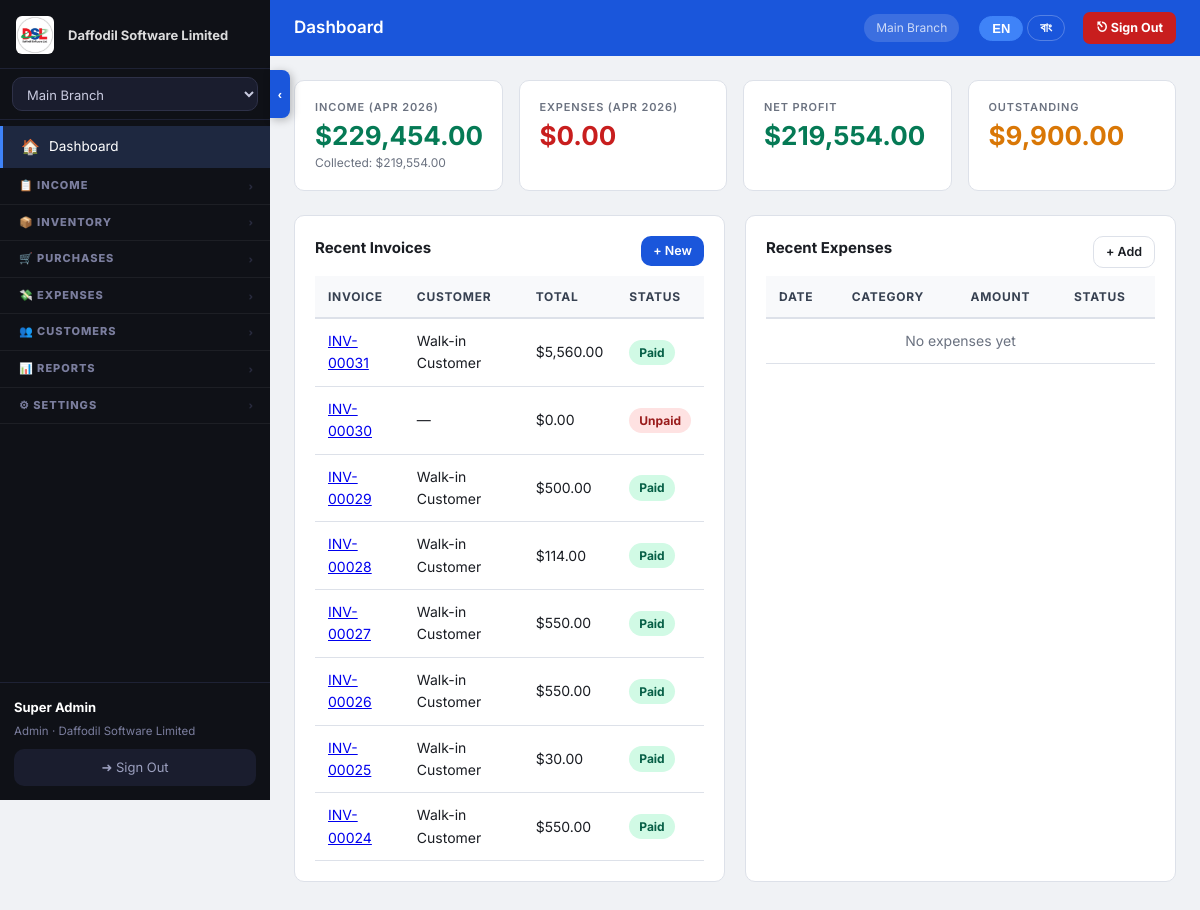
The page /website/index.php (signed in) on the database its author committed.
### tables this page shows
CREATE TABLE `company_settings` (
  `id` int(10) UNSIGNED NOT NULL,
  `tenant_id` int(10) UNSIGNED NOT NULL,
  `company_name` varchar(150) NOT NULL DEFAULT '',
  `address` text,
  `city` varchar(100) DEFAULT NULL,
  `country` varchar(100) DEFAULT NULL,
  `phone` varchar(50) DEFAULT NULL,
  `phone2` varchar(50) DEFAULT NULL,
  `email` varchar(150) DEFAULT NULL,
  `website` varchar(200) DEFAULT NULL,
  `logo_path` varchar(300) DEFAULT NULL,
  `currency` varchar(10) DEFAULT '$',
  `currency_code` varchar(5) DEFAULT 'USD',
  `tax_label` varchar(30) DEFAULT 'VAT',
  `invoice_prefix` varchar(10) DEFAULT 'INV',
  `footer_note` text,
  `updated_at` datetime DEFAULT CURRENT_TIMESTAMP ON UPDATE CURRENT_TIMESTAMP,
  `loyalty_earn_amount` decimal(10,2) NOT NULL DEFAULT '100.00',
  `loyalty_earn_points` int(11) NOT NULL DEFAULT '1',
  `loyalty_redeem_value` decimal(10,4) NOT NULL DEFAULT '1.0000',
  `loyalty_enabled` tinyint(1) NOT NULL DEFAULT '1',
  `loyalty_min_redeem` int(11) NOT NULL DEFAULT '10',
  `loyalty_expiry_days` int(11) NOT NULL DEFAULT '0'
);

CREATE TABLE `branches` (
  `id` int(10) UNSIGNED NOT NULL,
  `tenant_id` int(10) UNSIGNED NOT NULL,
  `name` varchar(120) NOT NULL,
  `address` text,
  `phone` varchar(30) DEFAULT NULL,
  `is_active` tinyint(1) DEFAULT '1',
  `branch_password` varchar(255) DEFAULT NULL,
  `created_at` datetime DEFAULT CURRENT_TIMESTAMP
);

CREATE TABLE `income` (
  `id` int(10) UNSIGNED NOT NULL,
  `tenant_id` int(10) UNSIGNED NOT NULL,
  `branch_id` int(10) UNSIGNED NOT NULL,
  `invoice_no` varchar(40) NOT NULL,
  `customer_id` int(10) UNSIGNED DEFAULT NULL,
  `customer_name` varchar(120) DEFAULT NULL,
  `date` date NOT NULL,
  `due_date` date DEFAULT NULL,
  `subtotal` decimal(14,2) NOT NULL DEFAULT '0.00',
  `tax_pct` decimal(5,2) DEFAULT '0.00',
  `tax_amount` decimal(14,2) DEFAULT '0.00',
  `discount` decimal(14,2) DEFAULT '0.00',
  `total` decimal(14,2) NOT NULL DEFAULT '0.00',
  `paid` decimal(14,2) DEFAULT '0.00',
  `payment_method` varchar(30) NOT NULL DEFAULT 'cash',
  `balance` decimal(14,2) GENERATED ALWAYS AS ((`total` - `paid`)) STORED,
  `status` enum('draft','unpaid','partial','paid','cancelled') DEFAULT 'unpaid',
  `notes` text,
  `created_by` int(10) UNSIGNED DEFAULT NULL,
  `created_at` datetime DEFAULT CURRENT_TIMESTAMP
);

CREATE TABLE `customers` (
  `id` int(10) UNSIGNED NOT NULL,
  `tenant_id` int(10) UNSIGNED NOT NULL,
  `name` varchar(120) NOT NULL,
  `email` varchar(150) DEFAULT NULL,
  `phone` varchar(30) DEFAULT NULL,
  `address` text,
  `loyalty_points` int(11) NOT NULL DEFAULT '0',
  `membership_tier_id` int(11) DEFAULT NULL,
  `membership_password` varchar(255) NOT NULL DEFAULT '',
  `created_at` datetime DEFAULT CURRENT_TIMESTAMP
);

### src/core.php (called while the page is built, shortened)
<?php
function db(): PDO {
    static $pdo = null;
    if ($pdo === null) {
        $dsn = sprintf('mysql:host=%s;dbname=%s;charset=%s', DB_HOST, DB_NAME, DB_CHARSET);
        $pdo = new PDO($dsn, DB_USER, DB_PASS, [
            PDO::ATTR_ERRMODE            => PDO::ERRMODE_EXCEPTION,
            PDO::ATTR_DEFAULT_FETCH_MODE => PDO::FETCH_ASSOC,
            PDO::ATTR_EMULATE_PREPARES   => false,
        ]);
    }
    return $pdo;
}
function auth(): array|null {
    return $_SESSION['pos_user'] ?? null;
}
function brid(): int { return (int)($_SESSION['active_branch'] ?? 0); }
function get_branches(): array {
    $u = auth();
    if ($u['branch_id']) {
        $s = db()->prepare('SELECT * FROM branches WHERE id=? AND tenant_id=? AND is_active=1');
        $s->execute([$u['branch_id'], $u['tenant_id']]);
    } else {
        $s = db()->prepare('SELECT * FROM branches WHERE tenant_id=? AND is_active=1 ORDER BY name');
        $s->execute([$u['tenant_id']]);
    }
    return $s->fetchAll();
}
function h(mixed $v): string { return htmlspecialchars((string)$v, ENT_QUOTES, 'UTF-8'); }
function money(float $v): string { return CURRENCY . number_format($v, 2); }

### website/index.php (the view, shortened to what this page needs)
<?php
require_once __DIR__ . '/../src/core.php';
$page_title = 'Dashboard';
$tid = tid(); $bid = brid();
$from = date('Y-m-01');
$to   = date('Y-m-d');
$stmt = db()->prepare('SELECT COALESCE(SUM(total),0) total, COALESCE(SUM(paid),0) paid
                       FROM income WHERE tenant_id=? AND branch_id=? AND date BETWEEN ? AND ? AND status!="cancelled"');
$stmt->execute([$tid, $bid, $from, $to]);
$inc = $stmt->fetch();
$stmt = db()->prepare('SELECT COALESCE(SUM(amount),0) total FROM expenses
                       WHERE tenant_id=? AND branch_id=? AND date BETWEEN ? AND ? AND status!="cancelled"');
$stmt->execute([$tid, $bid, $from, $to]);
$exp = $stmt->fetchColumn();
$income_total = (float)$inc['total'];
$income_paid  = (float)$inc['paid'];
$expense_total= (float)$exp;
$profit       = $income_paid - $expense_total;
$stmt = db()->prepare('SELECT i.*, c.name cust_name FROM income i
                       LEFT JOIN customers c ON c.id=i.customer_id
                       WHERE i.tenant_id=? AND i.branch_id=? ORDER BY i.date DESC, i.id DESC LIMIT 8');
$stmt->execute([$tid, $bid]);
$recent = $stmt->fetchAll();
$stmt = db()->prepare('SELECT e.*, ec.name cat_name FROM expenses e
                       LEFT JOIN expense_categories ec ON ec.id=e.category_id
                       WHERE e.tenant_id=? AND e.branch_id=? ORDER BY e.date DESC, e.id DESC LIMIT 8');
$stmt->execute([$tid, $bid]);
$recent_exp = $stmt->fetchAll();
?>
<div class="stats-grid">
  <div class="stat-card">
    <div class="stat-label">Income (<?= date('M Y') ?>)</div>
    <div class="stat-value income"><?= money($income_total) ?></div>
    <div style="font-size:12px;color:var(--c-muted);margin-top:4px">Collected: <?= money($income_paid) ?></div>
  </div>
  <div class="stat-card">
    <div class="stat-label">Expenses (<?= date('M Y') ?>)</div>
    <div class="stat-value expense"><?= money($expense_total) ?></div>
  </div>
  <div class="stat-card">
    <div class="stat-label">Net Profit</div>
    <div class="stat-value profit" style="color:<?= $profit>=0?'var(--c-income)':'var(--c-expense)' ?>"><?= money($profit) ?></div>
  </div>
  <div class="stat-card">
    <div class="stat-label">Outstanding</div>
    <div class="stat-value" style="color:var(--c-warn)"><?= money($income_total - $income_paid) ?></div>
  </div>
</div>
<div style="display:grid;grid-template-columns:1fr 1fr;gap:20px">
  <div class="card">
    <div class="card-title">Recent Invoices
      <a href="<?= APP_URL ?>/income-add.php" class="btn btn-primary btn-sm" style="float:right">+ New</a>
    </div>
    <div class="table-wrap">
      <table>
        <thead><tr><th>Invoice</th><th>Customer</th><th>Total</th><th>Status</th></tr></thead>
        <tbody>
        <?php foreach ($recent as $r): ?>
          <tr>
            <td><a href="<?= APP_URL ?>/invoice-view.php?id=<?= $r['id'] ?>"><?= h($r['invoice_no']) ?></a></td>
            <td><?= h($r['cust_name'] ?: $r['customer_name'] ?: '—') ?></td>
            <td><?= money($r['total']) ?></td>
            <td><span class="badge badge-<?= h($r['status']) ?>"><?= ucfirst($r['status']) ?></span></td>
          </tr>
        <?php endforeach; ?>
        </tbody>
      </table>
    </div>
  </div>
  <div class="card">
    <div class="card-title">Recent Expenses
      <a href="<?= APP_URL ?>/expense-add.php" class="btn btn-outline btn-sm" style="float:right">+ Add</a>
    </div>
    <div class="table-wrap">
      <table>
        <thead><tr><th>Date</th><th>Category</th><th>Amount</th><th>Status</th></tr></thead>
        <tbody>
        <?php if (!$recent_exp): ?><tr><td colspan="4" style="text-align:center;color:var(--c-muted)">No expenses yet</td></tr><?php endif; ?>
        </tbody>
      </table>
    </div>
  </div>
</div>
<?php
$content = ob_get_clean();
include __DIR__ . '/../templates/layout.php';

### templates/layout.php (shortened to what this page needs)
<?php
$user             = auth();
$branches         = get_branches();
$active_branch    = brid();
$cs_stmt          = db()->prepare('SELECT * FROM company_settings WHERE tenant_id=?');
$cs_stmt->execute([tid()]);
$cs               = $cs_stmt->fetch() ?: [];
$app_display_name = !empty($cs['company_name']) ? $cs['company_name'] : APP_NAME;
$logo_url         = '';
if (!empty($cs['logo_path'])) $logo_url = APP_URL . '/' . ltrim($cs['logo_path'], '/');
?><!DOCTYPE html>
<html lang="en" id="html-root" data-lang="en">
<head>
<link rel="stylesheet" href="<?= APP_URL ?>/assets/style.css">
</head>
<body class="<?= (isset($_COOKIE['sidebar_collapsed']) && $_COOKIE['sidebar_collapsed']==='1') ? 'sidebar-collapsed' : '' ?>">
<aside class="sidebar" id="sidebar">
  <div class="sidebar-logo">
    <?php if ($logo_url): ?>
      <img src="<?= h($logo_url) ?>" style="height:38px;max-width:130px;object-fit:contain;border-radius:6px">
      <span class="nav-text sidebar-logo-text" style="font-size:13px;opacity:.85;margin-left:4px"><?= h($app_display_name) ?></span>
    <?php else: ?>
      <span style="font-size:26px;color:#3f83f8;flex-shrink:0">⬡</span>
      <span class="nav-text sidebar-logo-text" style="font-size:15px;font-weight:800"><?= h($app_display_name) ?></span>
    <?php endif; ?>
  </div>
  <form method="post" action="<?= APP_URL ?>/branch-switch.php" class="branch-form">
    <select name="branch_id" onchange="this.form.submit()" class="branch-select">
      <?php foreach ($branches as $b): ?>
        <option value="<?= $b['id'] ?>" <?= $b['id']==$active_branch?'selected':'' ?>><?= h($b['name']) ?></option>
      <?php endforeach; ?>
    </select>
  </form>
  <nav class="nav">
    <?php $p = basename($_SERVER['PHP_SELF']); ?>
    <a href="<?= APP_URL ?>/index.php"
       class="nav-link <?= $p==='index.php'?'active':'' ?>"
       title="Dashboard">
      <span class="nav-icon">🏠</span>
      <span class="nav-text"><span class="t-en">Dashboard</span><span class="t-bn">ড্যাশবোর্ড</span></span>
    </a>
    <div class="nav-group <?= in_array($p,['pos.php','income.php','income-add.php','sales-returns.php','sales-return-add.php'])?'open':'' ?>" id="group-income">
      <div class="nav-group-header" onclick="toggleNavGroup('group-income')">
        <div class="nav-section">
          <span class="nav-text"><span class="t-en">📋 INCOME</span><span class="t-bn">📋 আয়</span></span>
        </div>
        <span class="nav-group-arrow">›</span>
      </div>
    </div>
    <div class="nav-group <?= in_array($p,['items.php','item-add.php','barcode-print.php','inventory-report.php','stock-transfers.php','stock-transfer-add.php'])?'open':'' ?>" id="group-inventory">
      <div class="nav-group-header" onclick="toggleNavGroup('group-inventory')">
        <div class="nav-section">
          <span class="nav-text"><span class="t-en">📦 INVENTORY</span><span class="t-bn">📦 স্টক</span></span>
        </div>
        <span class="nav-group-arrow">›</span>
      </div>
    </div>
    <div class="nav-group <?= in_array($p,['purchases.php','purchase-add.php','purchase-returns.php','purchase-return-add.php'])?'open':'' ?>" id="group-purchases">
      <div class="nav-group-header" onclick="toggleNavGroup('group-purchases')">
        <div class="nav-section">
          <span class="nav-text"><span class="t-en">🛒 PURCHASES</span><span class="t-bn">🛒 ক্রয়</span></span>
        </div>
        <span class="nav-group-arrow">›</span>
      </div>
    </div>
    <div class="nav-group <?= in_array($p,['expenses.php','expense-add.php','expense-categories.php'])?'open':'' ?>" id="group-expenses">
      <div class="nav-group-header" onclick="toggleNavGroup('group-expenses')">
        <div class="nav-section">
          <span class="nav-text"><span class="t-en">💸 EXPENSES</span><span class="t-bn">💸 খরচ</span></span>
        </div>
        <span class="nav-group-arrow">›</span>
      </div>
    </div>
    <div class="nav-group <?= in_array($p,['customers.php','memberships.php','membership-add.php','loyalty-points.php'])?'open':'' ?>" id="group-customers">
      <div class="nav-group-header" onclick="toggleNavGroup('group-customers')">
        <div class="nav-section">
          <span class="nav-text"><span class="t-en">👥 CUSTOMERS</span><span class="t-bn">👥 গ্রাহক</span></span>
        </div>
        <span class="nav-group-arrow">›</span>
      </div>
    </div>
    <div class="nav-group <?= in_array($p,['report.php','report-sales.php','report-dues.php','report-supplier-dues.php','report-purchases.php','report-expenses.php'])?'open':'' ?>" id="group-reports">
      <div class="nav-group-header" onclick="toggleNavGroup('group-reports')">
        <div class="nav-section">
          <span class="nav-text"><span class="t-en">📊 REPORTS</span><span class="t-bn">📊 রিপোর্ট</span></span>
        </div>
        <span class="nav-group-arrow">›</span>
      </div>
    </div>
    <?php if (in_array($user['role'] ?? '', ['admin','superadmin'])): ?>
    <div class="nav-group <?= in_array($p,['users.php','branches.php','company-setup.php','admin-cms.php','activity-logs.php','superadmin.php','subscription.php'])?'open':'' ?>" id="group-settings">
      <div class="nav-group-header" onclick="toggleNavGroup('group-settings')">
        <div class="nav-section">
          <span class="nav-text"><span class="t-en">⚙ SETTINGS</span><span class="t-bn">⚙ সেটিংস</span></span>
        </div>
        <span class="nav-group-arrow">›</span>
      </div>
    </div>
    <?php endif; ?>
  </nav>
  <div class="sidebar-footer">
    <div class="user-badge">
      <strong class="nav-text"><?= h($user['name']) ?></strong>
      <span class="nav-text"><?= h(ucfirst($user['role'])) ?> · <?= h($app_display_name) ?></span>
    </div>
    <a href="<?= APP_URL ?>/logout.php" class="btn-logout" title="Sign Out">
      <span class="nav-text"><span class="t-en">➜ Sign Out</span><span class="t-bn">➜ সাইন আউট</span></span>
    </a>
  </div>
</aside>
<button class="sidebar-toggle-tab no-print" id="sidebarToggleTab"
        onclick="toggleSidebar()" title="Toggle sidebar">
  <span class="tab-arrow"></span>
</button>
<div class="main-wrap" id="mainWrap">
  <header class="top-bar">
    <h1 class="page-heading"><?= h($page_title ?? '') ?></h1>
    <span class="top-bar-branch"><?php
      foreach ($branches as $b) if ($b['id'] == $active_branch) echo h($b['name']);
    ?></span>
    <div class="lang-toggle no-print" style="margin-left:8px">
      <button class="lang-btn active" id="btn-lang-en" onclick="setLang('en')">EN</button>
      <button class="lang-btn"        id="btn-lang-bn" onclick="setLang('bn')">বাং</button>
    </div>
    <a href="<?= APP_URL ?>/logout.php" class="topbar-signout no-print"
       onclick="return confirm('Sign out?')" title="Sign Out">
      <span class="t-en">⎋ Sign Out</span><span class="t-bn">⎋ বের হন</span>
    </a>
  </header>
  <main class="content"><?= $content ?? '' ?></main>
</div>
</body>
</html>

### rows shown on the page
company_settings: logo_path (picture), company_name "Daffodil Software Limited"
branches: name "Main Branch"
income: invoice_no "INV-00031", customer.name "Walk-in Customer", total "$5,560.00", status "Paid"
income: invoice_no "INV-00030", customer_name "—", total "$0.00", status "Unpaid"
income: invoice_no "INV-00029", customer.name "Walk-in Customer", total "$500.00", status "Paid"
income: invoice_no "INV-00028", customer.name "Walk-in Customer", total "$114.00", status "Paid"
income: invoice_no "INV-00027", customer.name "Walk-in Customer", total "$550.00", status "Paid"
income: invoice_no "INV-00026", customer.name "Walk-in Customer", total "$550.00", status "Paid"
income: invoice_no "INV-00025", customer.name "Walk-in Customer", total "$30.00", status "Paid"
income: invoice_no "INV-00024", customer.name "Walk-in Customer", total "$550.00", status "Paid"

### other values the page prints
$user['name'] "Super Admin"
$user['role'] "Admin"
$page_title "Dashboard"
money($income_total) "$229,454.00"
money($income_paid) "$219,554.00"
money($expense_total) "$0.00"
money($profit) "$219,554.00"
money($income_total - $income_paid) "$9,900.00"
form field branch_id "Main Branch"
